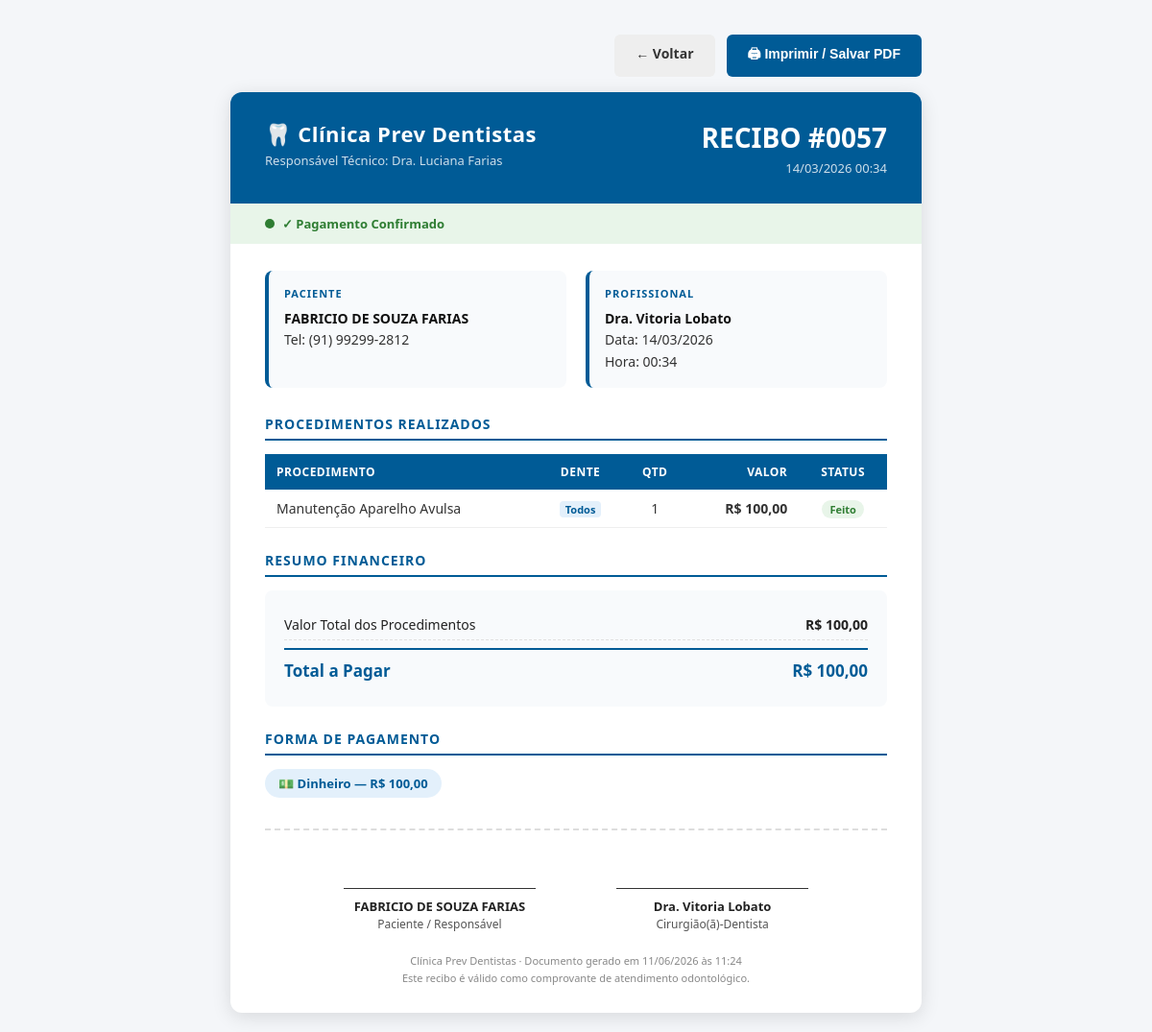
The app's page /public/?rota=recibo&id=57 (signed in) with its own data.
### tables this page shows
CREATE TABLE IF NOT EXISTS `atendimentos` (
  `id` int NOT NULL AUTO_INCREMENT,
  `paciente_id` int NOT NULL,
  `id_dentista` int NOT NULL,
  `data_atendimento` datetime NOT NULL,
  `valor_total` decimal(10,2) DEFAULT '0.00',
  `taxa_cartao` decimal(10,2) DEFAULT '0.00',
  `valor_liquido_clinica` decimal(10,2) DEFAULT '0.00',
  `custo_auxiliar` decimal(10,2) NOT NULL DEFAULT '0.00',
  `comissao_dentista` decimal(10,2) DEFAULT '0.00',
  `status_pagamento` varchar(30) DEFAULT NULL,
  `url_arquivo` text,
  `criado_em` timestamp NULL DEFAULT CURRENT_TIMESTAMP,
  PRIMARY KEY (`id`),
  KEY `id_dentista` (`id_dentista`),
  KEY `paciente_id` (`paciente_id`)
);

CREATE TABLE IF NOT EXISTS `pacientes` (
  `id` int NOT NULL AUTO_INCREMENT,
  `nome` varchar(255) NOT NULL,
  `cpf` varchar(20) DEFAULT NULL,
  `data_nascimento` date DEFAULT NULL,
  `email` varchar(255) DEFAULT NULL,
  `telefone` varchar(20) DEFAULT NULL,
  `cep` varchar(10) DEFAULT NULL,
  `endereco` varchar(255) DEFAULT NULL,
  `numero` varchar(20) DEFAULT NULL,
  `complemento` varchar(100) DEFAULT NULL,
  `bairro` varchar(100) DEFAULT NULL,
  `cidade` varchar(100) DEFAULT NULL,
  `estado` varchar(2) DEFAULT NULL,
  `foto_paciente` varchar(255) DEFAULT NULL,
  `created_at` timestamp NULL DEFAULT CURRENT_TIMESTAMP,
  `updated_at` timestamp NULL DEFAULT CURRENT_TIMESTAMP ON UPDATE CURRENT_TIMESTAMP,
  PRIMARY KEY (`id`),
  UNIQUE KEY `cpf` (`cpf`)
);

CREATE TABLE IF NOT EXISTS `usuarios` (
  `id` int NOT NULL AUTO_INCREMENT,
  `nome` varchar(100) NOT NULL,
  `login` varchar(50) NOT NULL,
  `senha` varchar(255) NOT NULL,
  `perfil` enum('proprietario','recepcionista','dentista') NOT NULL,
  `criado_em` timestamp NULL DEFAULT CURRENT_TIMESTAMP,
  PRIMARY KEY (`id`),
  UNIQUE KEY `login` (`login`)
);

CREATE TABLE IF NOT EXISTS `atendimento_procedimentos` (
  `id` int NOT NULL AUTO_INCREMENT,
  `id_atendimento` int NOT NULL,
  `id_procedimento` int NOT NULL,
  `quantidade` int DEFAULT '1',
  `valor_procedimento` decimal(10,2) DEFAULT NULL,
  `custo_auxiliar` decimal(10,2) DEFAULT '0.00',
  `natureza` varchar(100) DEFAULT NULL,
  `url_arquivo` text,
  `local` varchar(100) DEFAULT NULL,
  `descricao` text,
  `status_execucao` varchar(15) DEFAULT NULL,
  `data_execucao` date DEFAULT NULL,
  PRIMARY KEY (`id`)
);

CREATE TABLE IF NOT EXISTS `procedimentos` (
  `id` int NOT NULL AUTO_INCREMENT,
  `nome` varchar(100) NOT NULL,
  `categoria` enum('geral','especializado','protese') NOT NULL,
  `tipo` text,
  `valor_base` decimal(10,2) DEFAULT NULL,
  PRIMARY KEY (`id`)
);

CREATE TABLE IF NOT EXISTS `atendimento_pagamentos` (
  `id` int NOT NULL AUTO_INCREMENT,
  `id_atendimento` int NOT NULL,
  `forma_pagamento` enum('dinheiro','pix','debito','credito') NOT NULL,
  `valor` decimal(10,2) NOT NULL,
  `qtd_parcelas` int DEFAULT '1',
  PRIMARY KEY (`id`),
  KEY `id_atendimento` (`id_atendimento`)
);

### src/Controller/ReciboController.php (called while the page is built, shortened)
<?php
class ReciboController
{
    private AtendimentoModel $model;
    public function __construct(private PDO $pdo)
    {
        $this->model = new AtendimentoModel($pdo);
    }
    public function gerar(): void
    {
        $id = (int)($_GET['id'] ?? 0);
        $atendimento  = $this->model->dadosCompletosParaRecibo($id);
        $procedimentos = $this->model->procedimentosDoRecibo($id);
        $pagamentos    = $this->model->pagamentosDoRecibo($id);
        require ROOT . '/src/View/recibo/gerar.php';
    }
}

### public/index.php (called while the page is built, shortened)
<?php
spl_autoload_register(function (string $class): void {
    $dirs = [
        ROOT . '/src/Controller/',
        ROOT . '/src/Model/',
    ];
    foreach ($dirs as $dir) {
        $file = $dir . $class . '.php';
        if (file_exists($file)) {
            return;
        }
    }
});
$rota = $_GET['rota'] ?? 'login';
[$controllerClass, $metodo, $perfis] = $rotas[$rota];
require_once ROOT . '/config/database.php';
$controller = new $controllerClass($pdo);
$controller->$metodo();

### src/Model/AtendimentoModel.php (called while the page is built, shortened)
<?php
class AtendimentoModel
{
    public function dadosCompletosParaRecibo(int $id): array|false
    {
        $stmt = $this->pdo->prepare("
            SELECT
                a.id, a.data_atendimento, a.valor_total,
                a.taxa_cartao, a.custo_auxiliar, a.comissao_dentista,
                a.valor_liquido_clinica, a.status_pagamento,
                p.nome  AS paciente_nome, p.cpf AS paciente_cpf,
                p.telefone AS paciente_telefone,
                u.nome  AS dentista_nome
            FROM atendimentos a
            JOIN pacientes p ON a.paciente_id  = p.id
            JOIN usuarios  u ON a.id_dentista  = u.id
            WHERE a.id = ?
        ");
        $stmt->execute([$id]);
        return $stmt->fetch();
    }
    public function procedimentosDoRecibo(int $atendimentoId): array
    {
        $stmt = $this->pdo->prepare("
            SELECT
                proc.nome   AS procedimento_nome,
                ap.quantidade,
                ap.valor_procedimento,
                ap.local,
                ap.status_execucao
            FROM atendimento_procedimentos ap
            JOIN procedimentos proc ON ap.id_procedimento = proc.id
            WHERE ap.id_atendimento = ?
            ORDER BY proc.nome ASC
        ");
        $stmt->execute([$atendimentoId]);
        return $stmt->fetchAll();
    }
    public function pagamentosDoRecibo(int $atendimentoId): array
    {
        $stmt = $this->pdo->prepare("
            SELECT forma_pagamento, valor, qtd_parcelas
            FROM atendimento_pagamentos
            WHERE id_atendimento = ?
            ORDER BY id ASC
        ");
        $stmt->execute([$atendimentoId]);
        return $stmt->fetchAll();
    }
}

### src/View/recibo/gerar.php (the view, shortened to what this page needs)
<!DOCTYPE html>
<html lang="pt-BR">
<head>
</head>
<body>
<div class="acoes-imprimir">
    <a href="javascript:history.back()" class="btn btn-voltar">← Voltar</a>
    <button onclick="window.print()" class="btn btn-print">🖨 Imprimir / Salvar PDF</button>
</div>
<div class="recibo-wrapper">
    <div class="recibo-header">
        <div>
            <div class="clinica-nome">🦷 Clínica Prev Dentistas</div>
            <div class="clinica-sub">Responsável Técnico: Dra. Luciana Farias</div>
        </div>
        <div class="recibo-num">
            <h2>RECIBO #<?= str_pad($atendimento['id'], 4, '0', STR_PAD_LEFT) ?></h2>
            <p><?= date('d/m/Y H:i', strtotime($atendimento['data_atendimento'])) ?></p>
        </div>
    </div>
    <?php
        $status = $atendimento['status_pagamento'];
        $statusClass = ($status === 'pago') ? 'pago' : 'pendente';
        $statusTexto = ($status === 'pago') ? '✓ Pagamento Confirmado' : '⏳ Pagamento Pendente';
    ?>
    <div class="status-bar <?= $statusClass ?>">
        <span class="status-dot"></span>
        <?= $statusTexto ?>
    </div>
    <div class="recibo-body">
        <div class="info-grid">
            <div class="info-box">
                <h4>Paciente</h4>
                <p>
                    <strong><?= htmlspecialchars($atendimento['paciente_nome']) ?></strong><br>
                    <?php if ($atendimento['paciente_telefone']): ?>
                        Tel: <?= htmlspecialchars($atendimento['paciente_telefone']) ?>
                    <?php endif; ?>
                </p>
            </div>
            <div class="info-box">
                <h4>Profissional</h4>
                <p>
                    <strong><?= htmlspecialchars($atendimento['dentista_nome']) ?></strong><br>
                    Data: <?= date('d/m/Y', strtotime($atendimento['data_atendimento'])) ?><br>
                    Hora: <?= date('H:i', strtotime($atendimento['data_atendimento'])) ?>
                </p>
            </div>
        </div>
        <h3 class="section-title">Procedimentos Realizados</h3>
        <table>
            <thead>
                <tr>
                    <th>Procedimento</th>
                    <th style="text-align:center;">Dente</th>
                    <th style="text-align:center;">Qtd</th>
                    <th style="text-align:right;">Valor</th>
                    <th style="text-align:center;">Status</th>
                </tr>
            </thead>
            <tbody>
                <?php if (empty($procedimentos)): ?>
                    <tr><td colspan="5" style="text-align:center; color:#888; padding:20px;">Nenhum procedimento registrado.</td></tr>
                <?php else: ?>
                    <?php foreach ($procedimentos as $proc): ?>
                    <tr>
                        <td><?= htmlspecialchars($proc['procedimento_nome']) ?></td>
                        <td style="text-align:center;">
                            <?php if ($proc['local']): ?>
                                <span class="dente-badge"><?= htmlspecialchars($proc['local']) ?></span>
                            <?php else: ?>
                                <span style="color:#aaa;">—</span>
                            <?php endif; ?>
                        </td>
                        <td style="text-align:center;"><?= (int)$proc['quantidade'] ?></td>
                        <td class="valor">R$ <?= number_format($proc['valor_procedimento'], 2, ',', '.') ?></td>
                        <td style="text-align:center;">
                            <?php
                                $sc = $proc['status_execucao'];
                                $sl = ['feito' => 'Feito', 'pendente' => 'Pendente', 'finalizado' => 'Finalizado'];
                            ?>
                            <span class="status-proc <?= $sc ?>"><?= $sl[$sc] ?? ucfirst($sc) ?></span>
                        </td>
                    </tr>
                    <?php endforeach; ?>
                <?php endif; ?>
            </tbody>
        </table>
        <h3 class="section-title">Resumo Financeiro</h3>
        <div class="financeiro-box">
            <div class="fin-row">
                <span>Valor Total dos Procedimentos</span>
                <strong>R$ <?= number_format($atendimento['valor_total'], 2, ',', '.') ?></strong>
            </div>
            <div class="fin-row total">
                <span>Total a Pagar</span>
                <strong>R$ <?= number_format($atendimento['valor_total'], 2, ',', '.') ?></strong>
            </div>
        </div>
        <?php if (!empty($pagamentos)): ?>
        <h3 class="section-title">Forma de Pagamento</h3>
        <div class="pagamentos-grid">
            <?php
                $formasLabel = [
                    'dinheiro' => '💵 Dinheiro',
                    'pix'      => '⚡ PIX',
                    'debito'   => '💳 Débito',
                    'credito'  => '💳 Crédito',
                ];
            ?>
            <?php foreach ($pagamentos as $pag): ?>
                <div class="pagamento-chip">
                    <?= $formasLabel[$pag['forma_pagamento']] ?? ucfirst($pag['forma_pagamento']) ?>
                    — R$ <?= number_format($pag['valor'], 2, ',', '.') ?>
                </div>
            <?php endforeach; ?>
        </div>
        <?php endif; ?>
        <div class="recibo-footer">
            <div class="assinatura-box">
                <div class="linha"></div>
                <strong><?= htmlspecialchars($atendimento['paciente_nome']) ?></strong>
                <p>Paciente / Responsável</p>
            </div>
            <div class="assinatura-box">
                <div class="linha"></div>
                <strong><?= htmlspecialchars($atendimento['dentista_nome']) ?></strong>
                <p>Cirurgião(ã)-Dentista</p>
            </div>
        </div>
        <p class="recibo-obs">
            Clínica Prev Dentistas · Documento gerado em <?= date('d/m/Y \à\s H:i') ?><br>
            Este recibo é válido como comprovante de atendimento odontológico.
        </p>
    </div>
</div>
</body>
</html>

### src/View/recibo/gerar.php (style rules this page uses)
* { box-sizing: border-box; margin: 0; padding: 0; }
body { font-family: 'Segoe UI', Arial, sans-serif; background: #f4f6f9; color: #222; padding: 20px; }
.recibo-wrapper { max-width: 720px; margin: 0 auto; background: #fff; border-radius: 12px; box-shadow: 0 4px 20px rgba(0,0,0,.12); overflow: hidden; }
.recibo-header { background: #005b96; color: #fff; padding: 28px 36px; display: flex; justify-content: space-between; align-items: flex-start; }
.recibo-header .clinica-nome { font-size: 22px; font-weight: 700; letter-spacing: .5px; }
.recibo-header .clinica-sub { font-size: 13px; opacity: .8; margin-top: 4px; }
.recibo-header .recibo-num { text-align: right; }
.recibo-header .recibo-num h2 { font-size: 28px; font-weight: 800; }
.recibo-header .recibo-num p { font-size: 13px; opacity: .8; margin-top: 4px; }
.status-bar { padding: 12px 36px; font-size: 13px; font-weight: 600; display: flex; align-items: center; gap: 8px; }
.status-bar.pago { background: #e8f5e9; color: #2e7d32; }
.status-dot { width: 10px; height: 10px; border-radius: 50%; display: inline-block; }
.pago .status-dot { background: #2e7d32; }
.recibo-body { padding: 28px 36px; }
.info-grid { display: grid; grid-template-columns: 1fr 1fr; gap: 20px; margin-bottom: 28px; }
.info-box { background: #f8fafc; border-radius: 8px; padding: 16px; border-left: 4px solid #005b96; }
.info-box h4 { font-size: 11px; text-transform: uppercase; letter-spacing: 1px; color: #005b96; margin-bottom: 8px; }
.info-box p { font-size: 14px; line-height: 1.6; color: #333; }
.info-box strong { color: #111; }
h3.section-title { font-size: 14px; text-transform: uppercase; letter-spacing: 1px; color: #005b96; border-bottom: 2px solid #005b96; padding-bottom: 6px; margin-bottom: 14px; }
table { width: 100%; border-collapse: collapse; margin-bottom: 24px; font-size: 14px; }
thead th { background: #005b96; color: #fff; padding: 10px 12px; text-align: left; font-weight: 600; font-size: 12px; text-transform: uppercase; letter-spacing: .5px; }
tbody td { padding: 10px 12px; border-bottom: 1px solid #eee; color: #333; }
tbody td.valor { text-align: right; font-weight: 600; }
.dente-badge { display: inline-block; background: #e3f0fb; color: #005b96; border-radius: 4px; padding: 1px 6px; font-size: 11px; font-weight: 700; }
.status-proc { font-size: 11px; padding: 2px 8px; border-radius: 20px; font-weight: 600; }
.status-proc.feito { background: #e8f5e9; color: #2e7d32; }
.financeiro-box { background: #f8fafc; border-radius: 8px; padding: 20px; margin-bottom: 24px; }
.fin-row { display: flex; justify-content: space-between; padding: 6px 0; font-size: 14px; border-bottom: 1px dashed #e0e0e0; }
.fin-row:last-child { border-bottom: none; }
.fin-row.total { font-size: 17px; font-weight: 700; color: #005b96; border-top: 2px solid #005b96; margin-top: 8px; padding-top: 10px; }
.pagamentos-grid { display: flex; flex-wrap: wrap; gap: 10px; margin-bottom: 24px; }
.pagamento-chip { background: #e3f0fb; color: #005b96; border-radius: 20px; padding: 6px 14px; font-size: 13px; font-weight: 600; }
.recibo-footer { margin-top: 32px; padding-top: 20px; border-top: 2px dashed #ddd; text-align: center; }
.assinatura-box { display: inline-block; margin: 0 40px; text-align: center; }
.assinatura-box .linha { width: 200px; border-top: 1px solid #333; margin: 40px auto 6px; }
.assinatura-box p { font-size: 12px; color: #555; }
.assinatura-box strong { font-size: 13px; color: #222; }
.recibo-obs { margin-top: 20px; font-size: 11px; color: #888; text-align: center; line-height: 1.6; }
.acoes-imprimir { max-width: 720px; margin: 16px auto; display: flex; gap: 12px; justify-content: flex-end; }
.btn { padding: 10px 22px; border-radius: 6px; font-size: 14px; font-weight: 600; cursor: pointer; border: none; text-decoration: none; display: inline-block; }
.btn-print { background: #005b96; color: #fff; }
.btn-voltar { background: #eee; color: #333; }

### records on screen
atendimentos: id "0057", data_atendimento "14/03/2026 00:34", status_pagamento "✓ Pagamento Confirmado", paciente.nome "FABRICIO DE SOUZA FARIAS", paciente.telefone "(91) 99299-2812", usuarios.nome "Dra. Vitoria Lobato", data_atendimento "14/03/2026", data_atendimento "00:34", valor_total "100,00"
atendimento_procedimentos: id_procedimento.nome "Manutenção Aparelho Avulsa", local "Todos", quantidade "1", valor_procedimento "100,00", status_execucao "Feito"
atendimento_pagamentos: forma_pagamento "💵 Dinheiro", valor "100,00"
